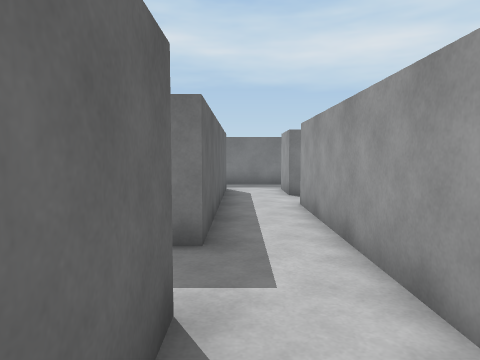
View 1 (above)

24 first-person views from a walk through a 3-D level made in the Unity game engine. The camera is 1.2 m above the floor, tilts 4° down and sees 70° across. The floor is counted in squares, 1 m on a side. Each view is taken from the middle of a square. On the plan, view 1 faces up. The plan holds only what a view shows up to about 14 squares ahead; the rest is blank. The player character is not drawn.

View 2
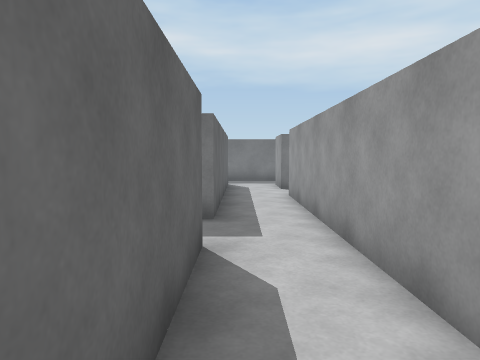

View 3
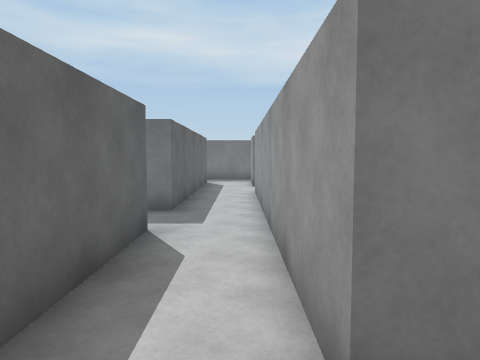

View 4
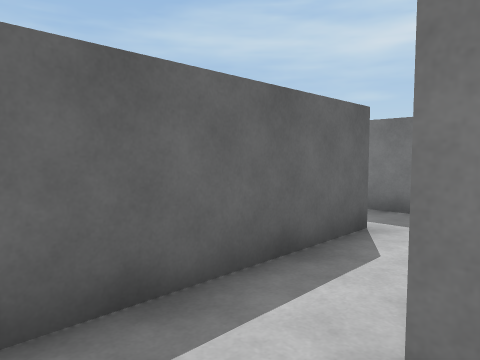

View 5
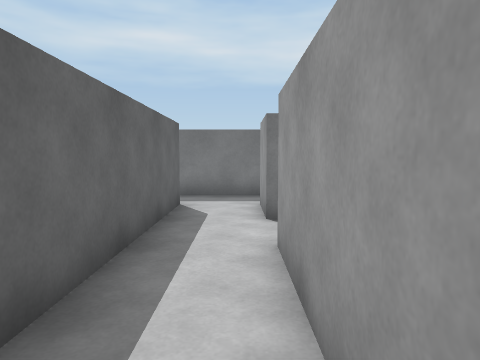

View 6
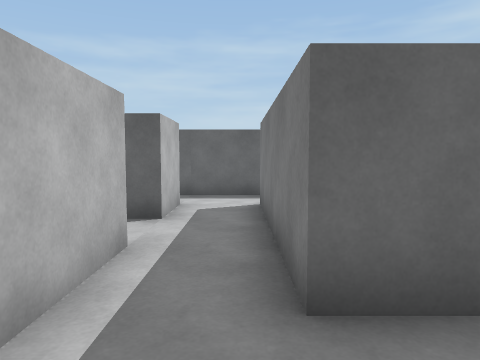

View 7
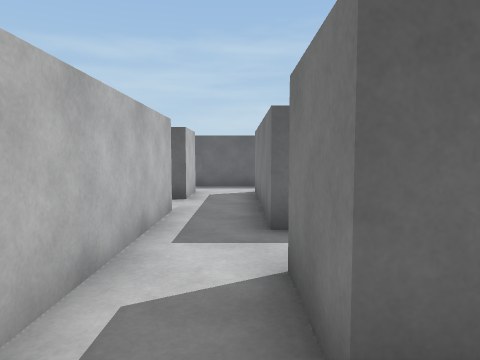

View 8
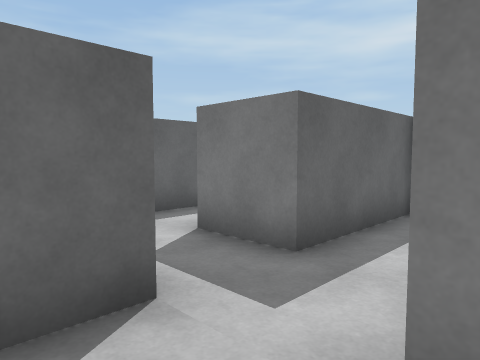

View 9
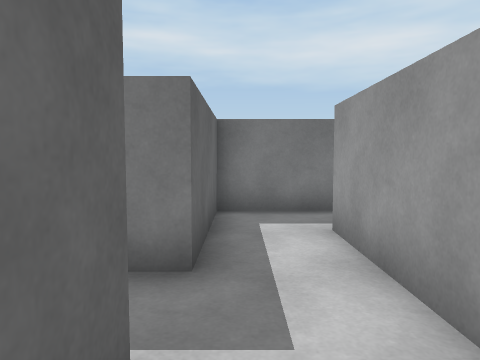

View 10
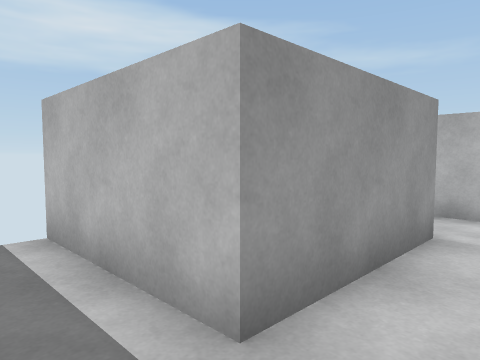

View 11
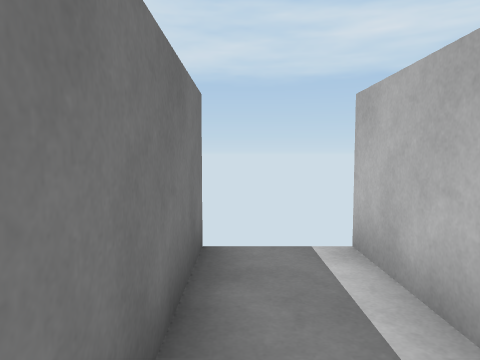

View 12
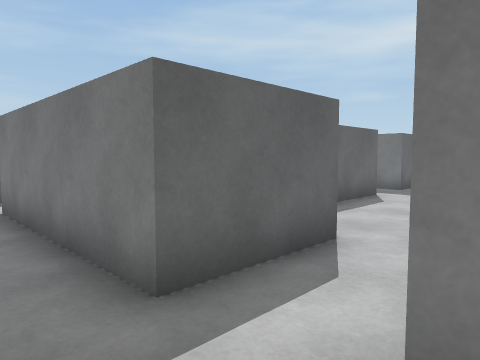

View 13
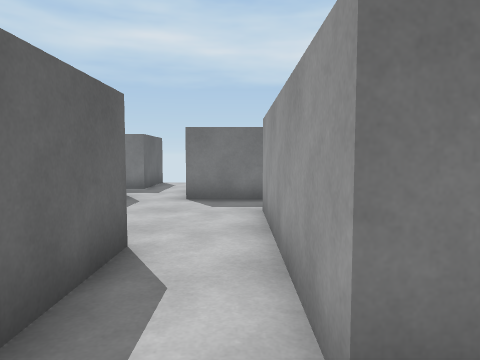

View 14
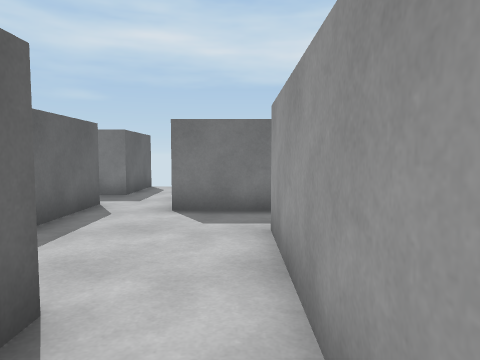

View 15
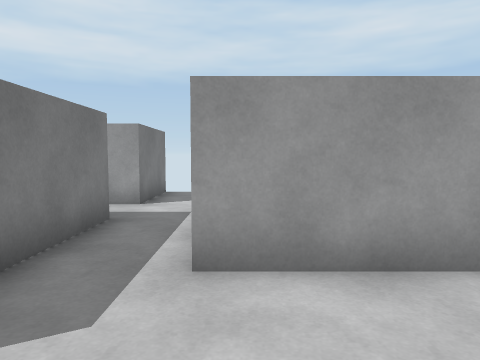

View 16
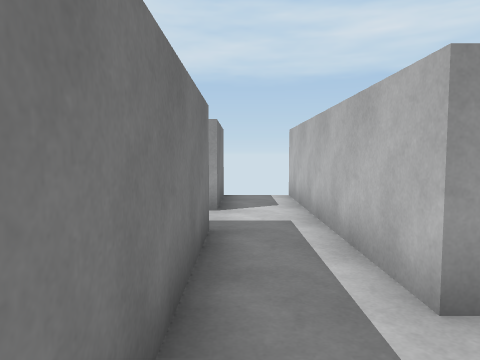

View 17
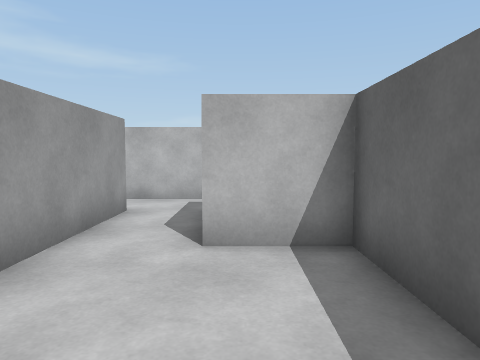

View 18
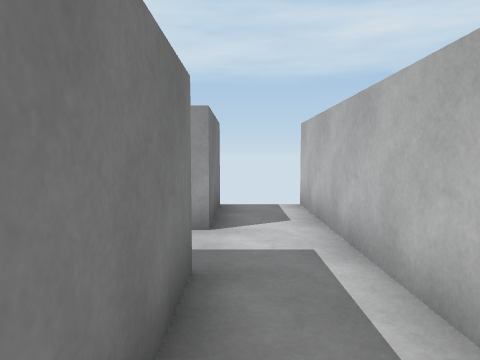

View 19
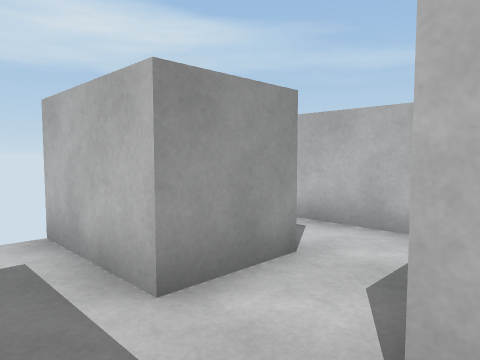

View 20
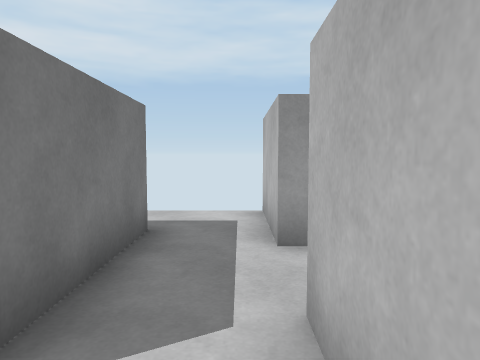

View 21
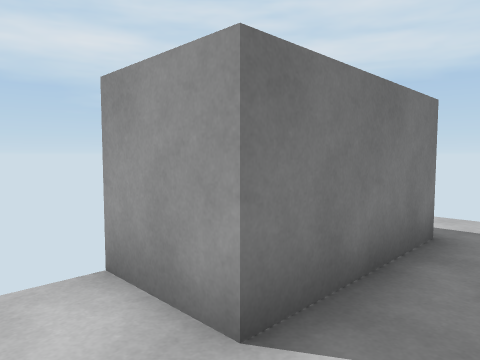

View 22
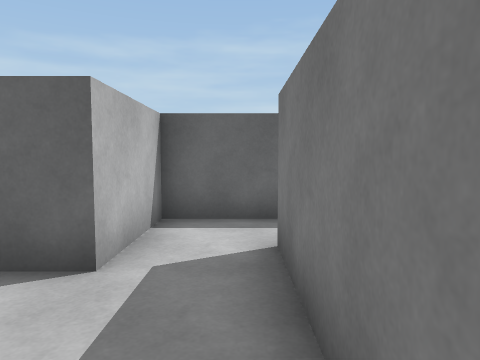

View 23
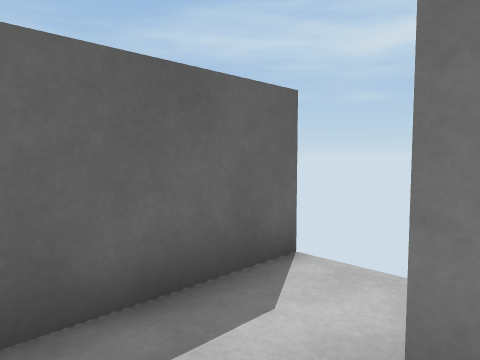

View 24
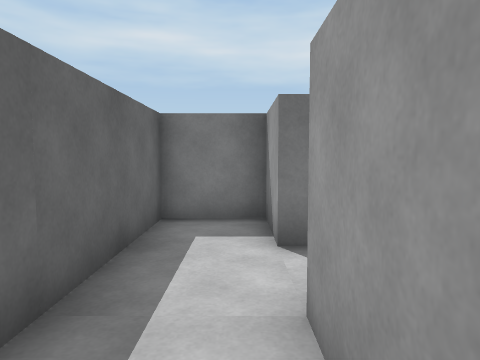

### Floor plan
Points are (right, up) in squares from view 1. A wall is a line through its corners. A room is listed if a view was taken in it or the views show most of it. See-through windows are left out.
Room 1 (views 1, 2, 3, 5)
walls: (-0.5, 2.6) (-0.5, -2.6); (1.5, -1.5) (1.5, 8.5); (1.5, 10.5) (1.5, 12.5); (-0.5, 12.5) (-0.5, 4.5) (-1.5, 4.5)
ways out: opening at (2.5, -2.5) to room 2; opening at (0.5, 11.5) to room 11; opening at (2.5, 9.5)
Room 2 (view 4)
walls: (2.1, -1.5) (1.5, -1.5)
ways out: opening at (2.5, -2.5) to room 1
Room 3 (views 6, 7, 9, 12)
walls: (7.5, 12.6) (7.5, 11.4); (9.5, 12.4) (9.5, 16.5); (7.5, 16.5) (7.5, 14.5) (5.5, 14.5); (5.5, 12.5) (7, 12.5)
ways out: opening at (10.5, 11.5) to room 4; opening at (8.5, 15.5) to room 5; opening at (6.5, 13.5) to room 6
Room 4 (view 8)
walls: (9.2, 10.5) (10.1, 10.5)
ways out: opening at (10.5, 11.5) to room 3
Room 5 (views 10, 11)
walls: (9.5, 16.5) (13.5, 16.5); (13.5, 18.5) (7.5, 18.5) (7.5, 16.5)
ways out: opening at (8.5, 15.5) to room 3
Room 6 (views 13, 14, 15, 16, 17, 18)
walls: (8.5, 22.5) (3.5, 22.5); (1.5, 23.6) (1.5, 17.5) (3.5, 17.5) (3.5, 14.5); (5.5, 14.5) (5.5, 20.5) (13.5, 20.5); (8.5, 24.5) (8.5, 23.5); (3.5, 12.5) (5.5, 12.5); (13.5, 22.5) (10.5, 22.5) (10.5, 24.5)
ways out: opening at (6.5, 13.5) to room 3; opening at (9.5, 23.5) to room 7; opening at (2.5, 13.5) to room 11; opening at (2.5, 23)
Room 7 (views 19, 23)
walls: (10.4, 26.5) (7.5, 26.5); (7.5, 24.5) (8.5, 24.5)
ways out: opening at (9.5, 23.5) to room 6; opening at (8, 25.5) to room 8; opening at (11, 25.5) to room 9
Room 8 (views 20, 21)
walls: (7.5, 26.5) (7.5, 28.5); (5.5, 28.6) (5.5, 24.5) (7.5, 24.5)
ways out: opening at (8, 25.5) to room 7
Room 9 (view 22)
walls: (11.6, 26.5) (10.4, 26.5); (10.5, 24.5) (13.5, 24.5)
ways out: opening at (11, 25.5) to room 7
Room 10 (view 24)
walls: (-2.5, 10.6) (-2.5, 12.5)
ways out: opening at (-3.5, 11.5) to room 12
Room 11 (no view inside)
walls: (1.5, 12.5) (3.5, 12.5); (-2.5, 12.5) (-0.5, 12.5); (3.5, 14.5) (-2.5, 14.5)
ways out: opening at (0.5, 11.5) to room 1; opening at (2.5, 13.5) to room 6; opening at (-1.5, 13.5) to room 12
Room 12 (no view inside)
walls: (-2.5, 14.5) (-2.5, 16.5) (-4.5, 16.5) (-4.5, 12)
ways out: opening at (-3.5, 11.5) to room 10; opening at (-1.5, 13.5) to room 11

Where each view was taken, in squares from view 1:
view 1: 0 up, 0 right, facing up
view 2: 2 down, 0 right, facing up
view 3: 3 down, 1 right, facing up
view 4: 3 down, 2 right, facing up-left
view 5: 4 up, 1 right, facing up
view 6: 14 up, 6 right, facing left
view 7: 14 up, 9 right, facing left
view 8: 11 up, 10 right, facing up-left
view 9: 11 up, 8 right, facing up
view 10: 18 up, 8 right, facing down-right
view 11: 18 up, 9 right, facing right
view 12: 13 up, 6 right, facing up-left
view 13: 13 up, 5 right, facing up
view 14: 15 up, 5 right, facing up
view 15: 20 up, 2 right, facing right
view 16: 22 up, 3 right, facing right
view 17: 22 up, 3 right, facing down
view 18: 22 up, 5 right, facing right
view 19: 26 up, 8 right, facing down-right
view 20: 25 up, 6 right, facing right
view 21: 25 up, 6 right, facing up-right
view 22: 26 up, 12 right, facing left
view 23: 25 up, 8 right, facing up-left
view 24: 10 up, 3 left, facing up
